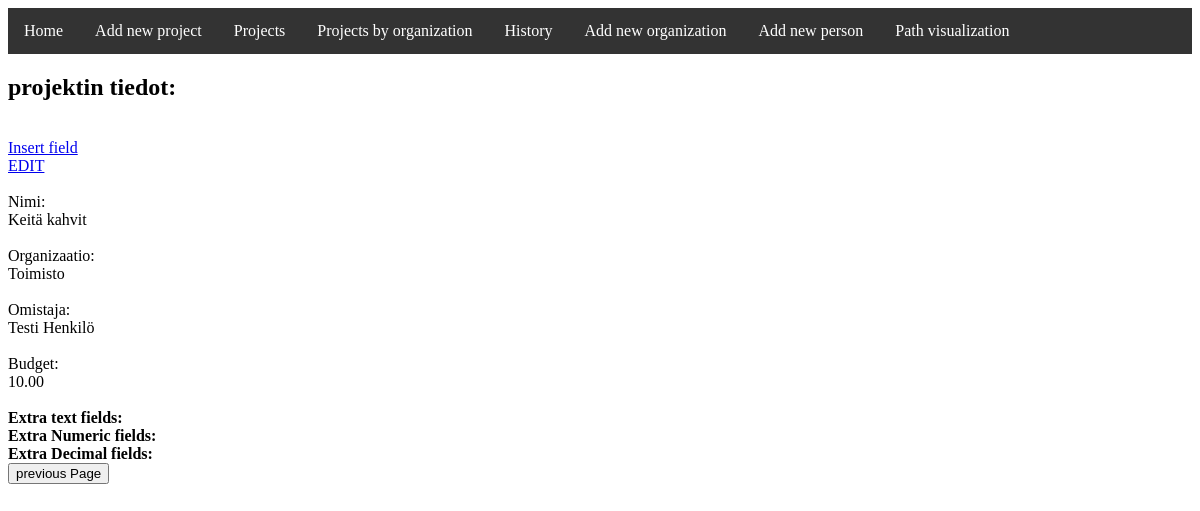
/projects/25, run on the app's committed database.
### portfolio_manager/models.py (models this page shows, shortened)
class Project (models.Model):
  name = models.CharField(max_length=50)
  parent = models.ForeignKey('Organization', null=True,on_delete=models.CASCADE)
  history = HistoricalRecords()

class Organization (models.Model):
  name = models.CharField(max_length=50, primary_key=True)
  history = HistoricalRecords()
  def __str__(self):
    return str(self.name)

class Person (models.Model):
  first_name = models.CharField(max_length=64)
  last_name = models.CharField(max_length=64)
  def __str__(self):
    return self.first_name+" "+self.last_name

class ProjectDimension (models.Model):
  project = models.ForeignKey(Project, on_delete=models.CASCADE, related_name='dimensions')
  content_type = models.ForeignKey(ContentType)
  object_id = models.PositiveIntegerField()
  dimension_object = GenericForeignKey('content_type', 'object_id')

class Dimension (models.Model):
  class Meta:
    abstract = True
  name = models.CharField(max_length=64)

class DecimalDimension (Dimension):
    value = models.DecimalField(max_digits = 20, decimal_places = 2)

### portfolio_manager/views.py (the view)
# urls.py: url(r"^projects/(?P<project_id>[0-9]+)$", views.show_project, name='show_project'),
def show_project(request, project_id):
        theProject = get_object_or_404(Project, pk=project_id)
        pod = ContentType.objects.get_for_model(ProjectOwnerDimension)
        dd = ContentType.objects.get_for_model(DecimalDimension)
        nd = ContentType.objects.get_for_model(NumericDimension)
        td = ContentType.objects.get_for_model(TextDimension)
        owner = ProjectDimension.objects.filter(content_type=pod, project_id=theProject.id).first().dimension_object.assPerson.value   # ONLY WORKS IF THERE IS ONLY ONE OWNER
        budget = ProjectDimension.objects.filter(content_type=dd, project_id=theProject.id).first()
        texts = ProjectDimension.objects.filter(content_type=td, project_id=theProject.id)
        intfields = ProjectDimension.objects.filter(content_type=nd, project_id=theProject.id)
        decfields = ProjectDimension.objects.filter(content_type=dd, project_id=theProject.id).exclude(pk=budget.pk)
        return render(request, 'project.html', {'project': theProject, 'owner': owner, 'budget':budget, 'text':texts, 'intfield':intfields, 'decfield':decfields })

### portfolio_manager/templates/project.html (shortened to what this page needs)
{% include "navbar.html" %}
<h2>
  projektin tiedot:
</h2>
<br />
<a href="{% url 'insert_field' project.pk %}">Insert field</a>
  <br />
<a href="{% url 'project_edit' project.pk %}">EDIT</a>
<br /><br />
  <div>
    Nimi: <br />
      {{ project.name }}<br /><br />
    Organizaatio: <br />
      {{ project.parent }}<br /><br />
    Omistaja: <br />
      {{ owner }}<br /><br />
    Budget: <br />
      {{ budget.dimension_object.value }}<br /><br />
      <b>Extra text fields:</b> <br />
        <b>Extra Numeric fields:</b> <br />
        <b>  Extra Decimal fields:</b> <br />
  </div>
  <div>
    <input type="button" value="previous Page" onclick="javascript:history.go(-1);">
  </div>
</body>
</html>

### data on the page
Project: name "Keitä kahvit", parent "Toimisto"
Person: first_name+last_name "Testi Henkilö"
ProjectDimension: dimension_object.value "10.00"
